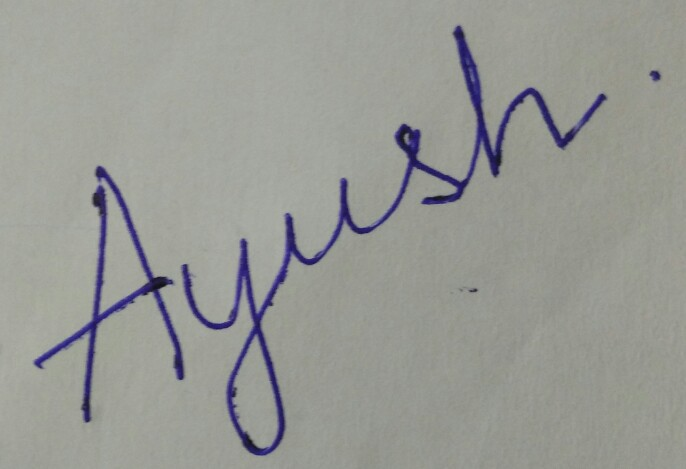
%> input picture Test_Images/s1.jpg, 686 x 469 px
$ octave --eval "result = wordSegment(rgb2gray(imread('../Test_Images/s1.jpg')));"   (GNU Octave 9; MATLAB toolbox functions it lacks are replaced by stand-ins)
%> lines starting %> are read from the running program, lines starting %| are printed output that depends on the picture
### matlab_code/imcropping.m
function  A =imcropping(B)
B=imcomplement(B);
for i=1:size(B,2)
    j=1;f=0;
    while j< size(B,1)

        if B(j,i)==0
            f=1;
            break;
        end


        j=j+1;
    end
      if f==1
            break;
      end

end
for a=size(B,2):-1:1
    b=1;f=0;
    while b< size(B,1)

        if B(b,a)==0
            f=1;
            break;
        end


        b=b+1;
    end
      if f==1
            break;
      end

end
for c=1:size(B,1)
    d=1;f=0;
    while d< size(B,2)

        if B(c,d)==0
            f=1;
            break;
        end


        d=d+1;
    end
      if f==1
            break;
      end

end
for e=size(B,1):-1:1
    f=1;g=0;
    while f< size(B,2)

        if B(e,f)==0
            g=1;
            break;
        end


        f=f+1;
    end
      if g==1
            break;
      end

end
% [7 lines of commented-out code are left out]
C = imcrop(B,[i c (a-i) (e-c)]);
A=imcomplement(C);
    A=[A;zeros(1,size(A,2))];
    A=[zeros(1,size(A,2));A];
    A=[zeros(size(A,1),1) A];
    A=[A zeros(size(A,1),1)];
 size(A)
    A=[A;zeros(1,size(A,2))];
    A=[zeros(1,size(A,2));A];
    A=[zeros(size(A,1),1) A];
    A=[A zeros(size(A,1),1)];
    end

### matlab_code/removeSpuriousEdges.m
function [skelD]=removeSpuriousEdges(skel)
%imshow(skel);
B = bwmorph(skel, 'branchpoints');
E = bwmorph(skel, 'endpoints');
[y,x] = find(E);
B_loc = find(B);
Dmask = false(size(skel));
for k = 1:numel(x)
    D = bwdistgeodesic(skel,x(k),y(k));
    distanceToBranchPt = min(D(B_loc));
    Dmask(D < distanceToBranchPt) =true;
end
skelD = skel - Dmask;
%imshow(skelD);
end

### matlab_code/getSumOfColumns.m
function [cs1 cs] = getSumOfColumns(line)
    x=[];f=0;
    dif_ind=[];
    for i = 1:size(line,2)

        j = size(line,1) + 1;
       x1=0;
       x2=0;
       f1=0;
        % Iterate from bottom to top until we reach top or a pixel
        sum=0;
        dif=0;
        while(j > 1)
            j = j - 1;
            sum=sum +line(j,i);
            if line(j,i)==1 && f1==0
                x1=j;f1=1;
            end
        end
        x(i)=sum;

        j=1;
        while j< size(line,1)+1
            if line(j,i)==1

            x2=j;
            break;
            end
        j=j+1;
        end
        if x2<=x1
            dif_ind(i)=x1-x2;
        else
            dif_ind(i)=0;
        end
    end
   %dif_ind
   %x
    for i=1:size(line,2)
        if dif_ind(i)<4 && (x(i)==2||x(i)==3||x(i)==4)
            x(i)=1;
       end
    end
    %x
    count=1;
    f=0;

    y=[];
    for i=1:size(x,2)
        if x(i)==0 && f==0
            continue;
        else
            f=1;
        end
        if x(i)<=1
            y(count)= i;
            count=count+1;
        end
    end
    %y
    cs=[];
    count=1;
    sum1=0;n1=0;
    sum0=0;n0=0;
    sum=0;
        n=0;
    for i=1:(size(y,2)-1)

        if(y(i+1)-y(i)<=3)
            if x(y(i))==0
                sum0=sum0+y(i);
                n0=n0+1;
            end
            if x(y(i))==1
                sum1=sum1+y(i);
                n1=n1+1;
            end
            %sum=sum+y(i);
            %n=n+1;
            n=n1+n0;
        else

            if n>1
                %if sum1 ~=0 &&sum0 ~=0
                %cs(count)=round((round(sum1/n1)+2*round(sum0/n0))/3)
                if sum0==0
                    if n1>8
                    cs(count)=(round(sum1/n1));
                    end
                else
                    cs(count)=(round(sum0/n0));
                end

                count=count+1;
            % [5 lines of commented-out code are left out]
            end
            sum1=0;n1=0;
            sum0=0;n0=0;
            sum=0;
            n=0 ;
        end

    end
    if n>1
                %if sum1 ~=0 &&sum0 ~=0
                %cs(count)=round((round(sum1/n1)+2*round(sum0/n0))/3)
                if sum0==0
                    cs(count)=(round(sum1/n1));
                else
                    cs(count)=(round(sum0/n0));
                end
    end
    %cs
    %size(cs,2)
    cs1=[];
    count=1;
    f=0;
    cs=sort(cs);
    for i=1:(size(cs,2)-1)

        if f==1
            f=0;
            continue
        end
        %threshold value here
        if(cs(i+1)-cs(i)<=25)
            cs1(count)=round((cs(i)+cs(i+1))/2);
            f=1;
        else

            cs1(count)=cs(i);
                f=0;
            end
            count=count+1;

    end
        if count~=1
        if abs(cs1(count-1)-cs(size(cs,2)))>15
        cs1(count)=cs(size(cs,2));
        %else
        %cs1(count-1)=(round(cs(size(cs,2)-1)+cs(size(cs,2)))/2);
        end
        end
     %   cs1
    end


### matlab_code/wordSegment.m
function str=wordSegment(A)
    A=imcropping(A);
%> in imcropping, `B=imcomplement(B);`:
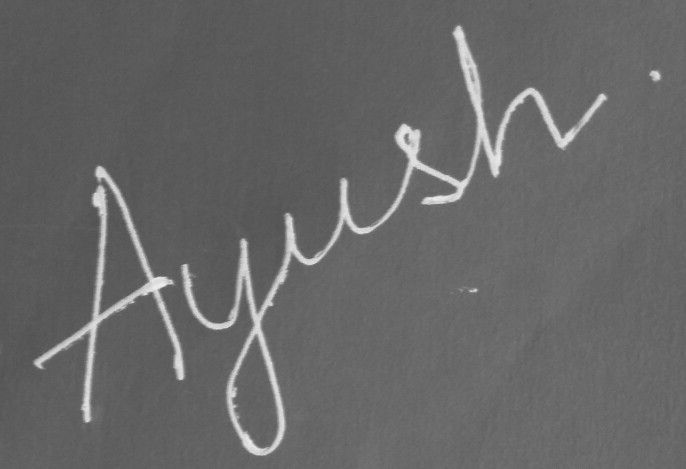
%> B: size 469x686 uint8; min 79, max 239, mean 102.6
%> in imcropping, `C = imcrop(B,[i c (a-i) (e-c)]);`: C = []
    %imshow(A);
    A1 = bwmorph(A,'skel',Inf);
    A1=removeSpuriousEdges(A1);
    arr =getSumOfColumns(A1);
    %arr=refineSegments(arr);
    arr;
    str='';
    if size(arr,2)>0 && arr(1)-1>20
    arr=[1 arr];
    end
    %htreshold value
    if size(arr,2)>0 && size(A1,2)-arr(size(arr,2)) >20
    arr=[arr size(A1,2)];
    end
    %threshhold value
    if size(arr,2)>=2 && arr(2)-arr(1)<10
        arr(2)=arr(1);
    end
    %imshow(A1);
    arr;
    %hold on
    p=0;

    for letter_no=1:size(arr,2)-1
        % [6 lines of commented-out code are left out]
        if arr(letter_no)==arr(letter_no+1)
            continue;
        end
        if p==2
                p=0;
                continue;
            end
            if p==3
                p=2;
                continue;
            end
            ltemp=imcrop(A,[arr(letter_no) 0 arr(letter_no+1)-arr(letter_no) size(A,1)]);
            imclearborder(ltemp,4);
            %threshold
            bwareaopen(ltemp,100);

            ltemp=imcroppingTrim(ltemp);
            filter_size = 3;
            sigma = 0.3;
            h = fspecial('gaussian', filter_size, sigma);
            ltempx=imadjust(ltemp);
            % [5 lines of commented-out code are left out]
            size(ltemp);
            %imshowpair(ltemp,ltempx,'montage');
            [score1 r1]=predict(ltemp);
            char(convert(r1));
            char(convert(r1));
            if letter_no+2 <=size(arr,2)
                ltemp1=imcrop(A,[arr(letter_no) 0 arr(letter_no+2)-arr(letter_no) size(A,1)]);
                %figure(4)
                %imshow(temp);
                ltemp1=imcroppingTrim(ltemp1);
                %ltemp1=imresize(ltemp1,[20,20]);

                %imshow(ltemp1);

                [score2 r2]=predict(ltemp1);
                char(convert(r2));
                char(convert(r2));
            else
                score2=-1;
                r2=-1;
            end
            if letter_no+3 <=size(arr,2)
                ltemp2=imcrop(A,[arr(letter_no) 0 arr(letter_no+3)-arr(letter_no) size(A,1)]);
                %figure(4)
                %imshow(ltemp2);
                ltemp2=imcroppingTrim(ltemp2);
                %ltemp2=imresize(ltemp2,[20,20]);

                %imshow(ltemp);

                [score3 r3]=predict(ltemp2);
                char(convert(r3)) ;
                char(convert(r3));
            else
                score3=-1;
                r3=-1;
            end

            fscore=max([score1 score2 score3]);
            if fscore==score1
                fr=r1;
                p=1;
                ftemp=ltemp;
            elseif fscore==score2
                fr=r2;
                p=2;
                ftemp=ltemp1;
            else
                p=3;
                fr=r3;
                ftemp=ltemp2;
            end
            fscore;
            %imshow(ftemp);
            char(convert(fr));
            str=strcat(str,char(convert(fr)));
        %plot([arr(letter_no) arr(letter_no)],[0 size(A,1)],'LineWidth',2,'Color','r');
    end

end
%> in wordSegment, `A=imcropping(A);`: A = [0 0 0 0; 0 0 0 0; 0 0 0 0; 0 0 0 0]
%> in wordSegment, `A1 = bwmorph(A,'skel',Inf);`: A1 = [false false false false; false false false false; false false false false; false false false false]
%> in removeSpuriousEdges, `B = bwmorph(skel, 'branchpoints');`: B has the same summary as A1 in wordSegment
%> in removeSpuriousEdges, `E = bwmorph(skel, 'endpoints');`: E has the same summary as A1 in wordSegment
%> in removeSpuriousEdges, `[y,x] = find(E);`: y = []
%> in removeSpuriousEdges, `skelD = skel - Dmask;`: skelD = [0 0 0 0; 0 0 0 0; 0 0 0 0; 0 0 0 0]
%> after the loop in getSumOfColumns, `for i = 1:size(line,2)`: dif_ind = [0 0 0 0]
%> the loop in getSumOfColumns, `for i=1:size(x,2)` made 4 passes
%> after the loop in getSumOfColumns, `for i=1:size(x,2)`: count = 1; f = 0
%> in getSumOfColumns, `cs=sort(cs);`: cs = []
%> after the loop in wordSegment, `for letter_no=1:size(arr,2)-1`: p = 0; str = ''
